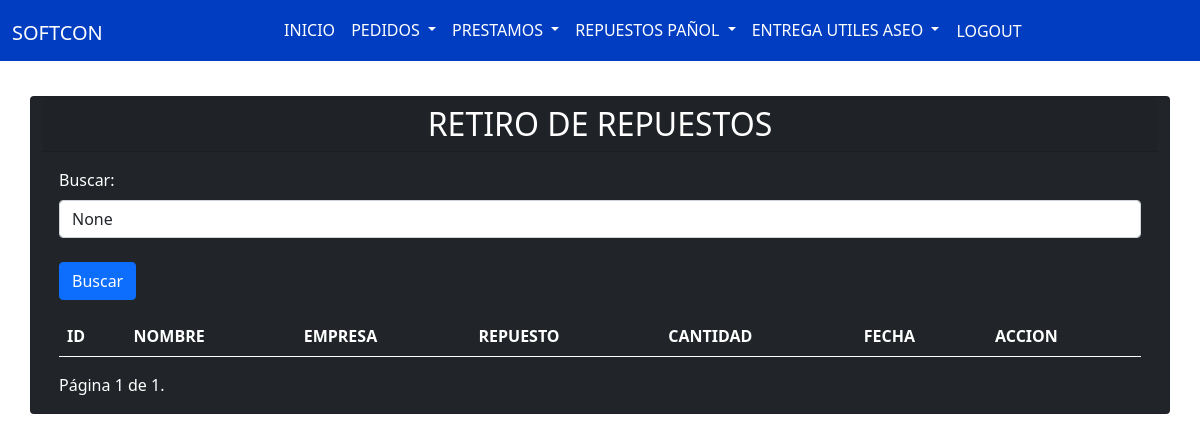
The app's page /lista_RetiroRepuesto/ (signed in), older data.
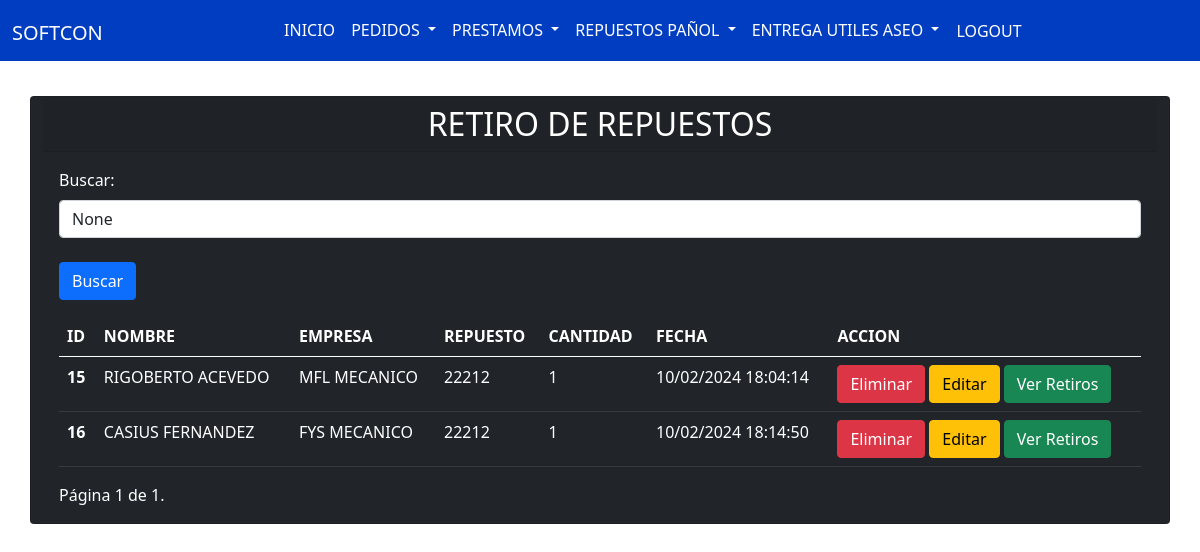
The same page, newer data.
### app/models.py (models this page shows, shortened)
class RetiroRepuesto(models.Model):
    trabajador = models.ForeignKey(Obrero, related_name="retirorepuesto", on_delete=models.CASCADE, verbose_name="Obrero")
    empresa = models.ForeignKey(Empresa, related_name="retirorepuesto", on_delete=models.CASCADE, verbose_name="empresa")
    repuesto = models.ForeignKey(Repuesto, related_name="retirorepuesto", on_delete=models.CASCADE, verbose_name="REPUESTO")
    cantidad = models.PositiveIntegerField()
    fecha_retiro = models.DateTimeField(auto_now_add=True)

class Obrero(models.Model):
    nombre = models.CharField(max_length=100)
    def __str__(self):
        return self.nombre

class Empresa(models.Model):
    nombre = models.CharField(max_length=100)
    def __str__(self):
        return self.nombre

class Repuesto(models.Model):
    nombre = models.CharField(max_length=100)
    cantidad = models.IntegerField(default=0)
    def __str__(self):
        return self.nombre

### app/views.py (the view)
# urls.py: path('lista_RetiroRepuesto/', lista_RetiroRepuesto, name='lista_RetiroRepuesto'),
@login_required
def lista_RetiroRepuesto(request):
    retirorepuestos_list = RetiroRepuesto.objects.order_by('id').all()
    search_term = request.GET.get('buscar')
    if search_term:
        retirorepuestos_list = retirorepuestos_list.filter(Q(nombre__icontains=search_term))
    paginator = Paginator(retirorepuestos_list, 5)
    page = request.GET.get('page', 1)
    try:
        retirorepuestos = paginator.page(page)
    except PageNotAnInteger:
        retirorepuestos = paginator.page(1)
    except EmptyPage:
        retirorepuestos = paginator.page(paginator.num_pages)
    return render(request, 'app/lista_RetiroRepuesto.html', {'retirorepuestos': retirorepuestos, 'search_term': search_term})

### app/templates/app/lista_RetiroRepuesto.html (shortened to what this page needs)
{% extends 'app/base.html' %}
{% block content %}
<br><br><br><br>
<div class="container">
    <div class="row justify-content-center">
        <div class="card bg-dark text-white">
            <h2 class="card-header text-center">RETIRO DE REPUESTOS</h2>
            <div class="card-body">
                <div class="mb-3">
                    <form method="GET" action="{% url 'lista_Repuesto' %}">
                        <label for="buscar" class="form-label">Buscar:</label>
                        <input type="text" class="form-control" id="buscar" name="buscar"
                            placeholder="Escribe para buscar..." value="{{ search_term }}">
                        <br>
                        <button type="submit" class="btn btn-primary">Buscar</button>
                    </form>
                </div>
                <table class="table mx-auto table-dark" id="example">
                    <thead>
                        <tr>
                            <th scope="col">ID</th>
                            <th scope="col">NOMBRE</th>
                            <th scope="col">EMPRESA</th>
                            <th scope="col">REPUESTO</th>
                            <th scope="col">CANTIDAD</th>
                            <th scope="col">FECHA</th>
                            <th scope="col">ACCION</th>
                        </tr>
                    </thead>
                    <tbody>
                        {% for retirorepuesto in retirorepuestos %}
                            <tr>
                                <th scope="row">{{ retirorepuesto.id }}</th>
                                <td>{{ retirorepuesto.trabajador }}</td>
                                <td>{{ retirorepuesto.empresa }}</td>
                                <td>{{ retirorepuesto.repuesto }}</td>
                                <td>{{ retirorepuesto.cantidad }}</td>
                                <td>
                                    {% if retirorepuesto.fecha_retiro %}
                                        {{ retirorepuesto.fecha_retiro|date:"d/m/Y H:i:s" }}
                                    {% else %}
                                        Sin fecha de retiro
                                    {% endif %}
                                </td>
                                <td>
                                    <a href="{% url 'eliminar_RetiroRepuesto' retirorepuesto.id %}" class="btn btn-danger">Eliminar</a>
                                    <a href="{% url 'editar_RetiroRepuesto' retirorepuesto.id %}" class="btn btn-warning">Editar</a>
                                    {% if retirorepuesto.trabajador_id %}
                                        <a href="{% url 'lista_RetiroRepuesto_obrero' retirorepuesto.trabajador.id %}" class="btn btn-success">Ver Retiros</a>
                                    {% else %}
                                        <span class="btn btn-warning disabled">Ver Retiros</span>
                                    {% endif %}
                                </td>
                            </tr>
                        {% endfor %}
                    </tbody>
                </table>
                <div class="pagination">
                    <span class="step-links">
                        <span class="current">
                            Página {{ retirorepuestos.number }} de {{ retirorepuestos.paginator.num_pages }}.
                        </span>
                    </span>
                </div>
            </div>
        </div>
    </div>
</div>
{% endblock %}

Row changes from the older to the newer data that the page shows:
added RetiroRepuesto: id "15", trabajador "RIGOBERTO ACEVEDO", empresa "MFL MECANICO", repuesto "22212", cantidad "1", fecha_retiro "10/02/2024 18:04:14", shows "Ver Retiros"
added RetiroRepuesto: id "16", trabajador "CASIUS FERNANDEZ", empresa "FYS MECANICO", repuesto "22212", cantidad "1", fecha_retiro "10/02/2024 18:14:50", shows "Ver Retiros"
